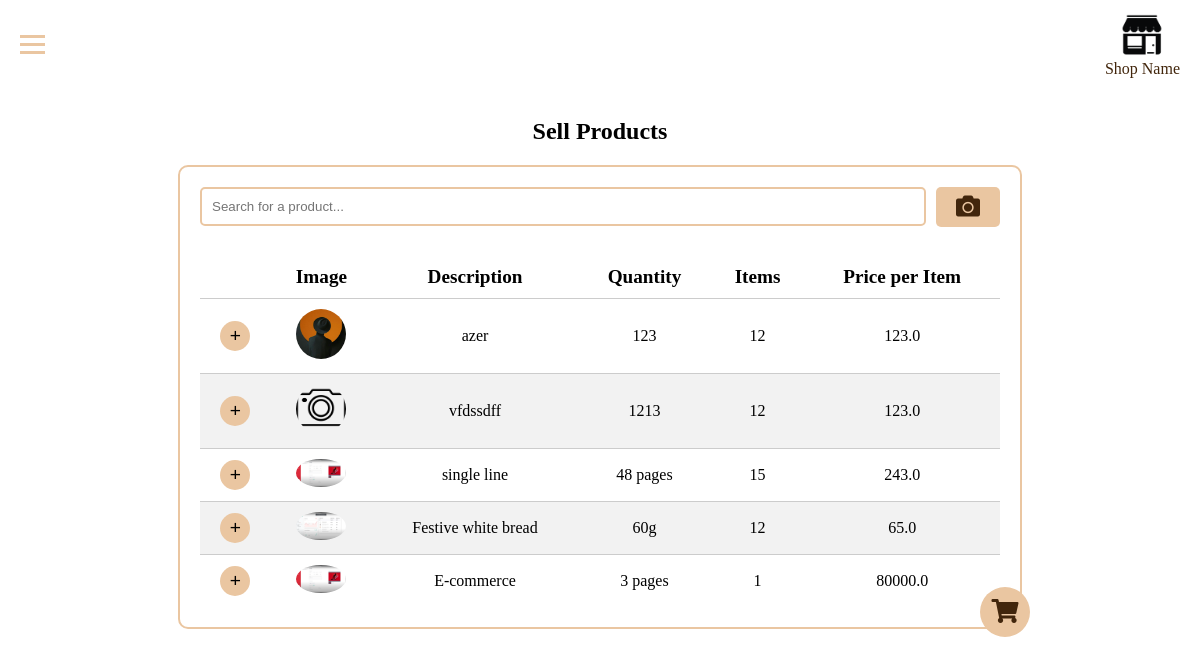
The page /sell on the database its author committed.
### app/models.py (models this page shows)
class Product(db.Model):
    __tablename__ = 'product'
    id = db.Column(db.Integer, primary_key=True)
    description = db.Column(db.Text, nullable=False)
    quantity = db.Column(db.Integer, nullable=False)
    items = db.Column(db.Integer, nullable=False)
    price_per_item = db.Column(db.Float, nullable=False)
    date_purchase = db.Column(db.Date, nullable=False)
    image_path = db.Column(db.String(200), nullable=True)

### app/routes.py (the view)
@app.route('/sell')
def sell():
    products = Product.query.all()
    return render_template('sell.html', products=products)

### app/templates/sell.html (shortened to what this page needs)
{% extends "layout.html" %}
{% block head %}
  <link rel="stylesheet" href="{{ url_for('static', filename='css/sell.css') }}">
{% endblock %}
{% block body %}
  <main>
    <section id="content">
      <div class="page-title">
        <h2>Sell Products</h2>
      </div>
      <div class="centered-container">
        <div class="bordered-area">
          <div class="cart-container">
            <button class="cart-button" onclick="toggleCart()"><i class="fas fa-shopping-cart"></i></button>
          </div>
          <div class="sell-search">
            <input type="text" id="search-input" placeholder="Search for a product...">
            <button onclick="takePicture()"><i class="fas fa-camera"></i></button>
          </div>
          <table class="product-list">
            <thead>
              <tr>
                <th></th>
                <th>Image</th>
                <th>Description</th>
                <th>Quantity</th>
                <th>Items</th>
                <th>Price per Item</th>
              </tr>
            </thead>
            <tbody>
              {% for product in products %}
              <tr>
                <td class="add-to-cart"><button class="add-button">+</button></td>
                <td>
                  {% if product.image_path %}
                    <img src="{{ url_for('uploaded_file', filename=product.image_path) }}" alt="Product Image">
                  {% else %}
                    <img src="{{ url_for('static', filename='images/default-image.png') }}" alt="Default Product Image">
                  {% endif %}
                </td>
                <td>{{ product.description }}</td>
                <td>{{ product.quantity }}</td>
                <td>{{ product.items }}</td>
                <td>{{ product.price_per_item }}</td>
              </tr>
              {% endfor %}
            </tbody>
          </table>
        </div>
      </div>
    </section>
  </main>
{% endblock %}

### app/static/css/sell.css (style rules this page uses)
.centered-container { display: flex; justify-content: center; }
.bordered-area { position: relative; border: 2px solid #eac6a1; padding: 20px; border-radius: 10px; margin-top: 20px; width: 80%; max-width: 800px; margin: 0 auto; }
.sell-search { margin-bottom: 20px; display: flex; align-items: flex-start; }
.sell-search input[type="text"] { flex-grow: 1; padding: 10px; border: 2px solid #eac6a1; border-radius: 5px; }
.sell-search button { background-color: #eac6a1; border: none; border-radius: 5px; margin-left: 10px; cursor: pointer; padding: 6px 20px; font-size: 1.5rem; }
.sell-search button i { color: #42260c; }
.product-list { width: 100%; border-collapse: collapse; margin-top: 20px; }
.product-list th { font-weight: bold; font-size: 1.2em; text-align: center; padding: 10px; }
.product-list td { padding: 10px; border-top: 1px solid #ccc; }
.product-list td img { max-width: 50px; max-height: 50px; border-radius: 50%; object-fit: cover; }
.product-list tbody tr:nth-child(even) { background-color: #f2f2f2; }
.product-list tbody td { text-align: center; }
.cart-button { position: absolute; bottom: -10px; right: -10px; background-color: #eac6a1; color: #42260c; border: none; border-radius: 50%; width: 50px; height: 50px; font-size: 24px; cursor: pointer; }
.add-button { background-color: #eac6a1; border: none; border-radius: 50%; width: 30px; height: 30px; font-size: 1.2rem; cursor: pointer; }

### app/static/css/styles.css (style rules this page uses)
main { padding: 10px; }
body { margin: 0; padding: 0; background-image: url('/static/images/duka-background.jpeg'); background-size: cover; background-position: center; }
.page-title { text-align: center; }
input[type="text"] { width: calc(100% - 20px); padding: 10px; margin-bottom: 10px; border: 1px solid #ccc; border-radius: 5px; }

### rows shown on the page
Product: image_path (picture), description "azer", quantity "123", items "12", price_per_item "123.0"
Product: description "vfdssdff", quantity "1213", items "12", price_per_item "123.0"
Product: image_path (picture), description "single line", quantity "48 pages", items "15", price_per_item "243.0"
Product: image_path (picture), description "Festive white bread", quantity "60g", items "12", price_per_item "65.0"
Product: image_path (picture), description "E-commerce", quantity "3 pages", items "1", price_per_item "80000.0"
